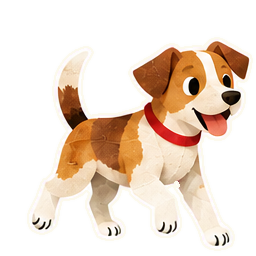
#> input picture assets/mascot/explorations/onboarding-design-review/act-2/variants/b/paper-run-frames/three-quarter-gait-v2/01.png, 256 x 256 px; its folder holds only this picture in this run
$ python -i gait_rig.py   (imports and definitions only)
#> lines starting #> are read from the running program, lines starting #| are printed output that depends on the picture; after the words box and inside, x2 and y2 are one past the last pixel; in counts of white or black regions, pixels touching at a corner belong together
"""Render a continuous diagonal-pair gait with fixed paper textures and bone lengths."""
from pathlib import Path
import math
import cv2
import numpy as np
from PIL import Image, ImageChops, ImageDraw, ImageFilter

ROOT = Path(__file__).resolve().parent


def build_frames():
    source = Image.open(ROOT / 'paper-run-frames/three-quarter-gait-v2/01.png').convert('RGBA')
#> source is the input picture: PIL image 256x256 RGBA; mean R, G, B, A 235.1, 217, 196.1, 110.1
    # Keep the existing head, torso, markings and tail. Replace the lower limbs.
    body_mask = Image.new('L', source.size)
#> body_mask: PIL image 256x256 L; every value is 0
    ImageDraw.Draw(body_mask).polygon([(0,0),(256,0),(256,144),(198,144),(192,160),(178,175),(161,175),(145,167),(125,174),(105,166),(92,160),(78,163),(57,165),(0,165)], fill=255)
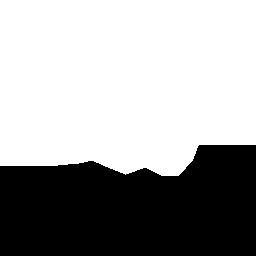
#> body_mask: PIL image 256x256 L; 63.5% white; 1 black region, box (x1, y1, x2, y2) and area: (0, 145, 256, 256) 23944
    body = source.copy()
    body.putalpha(ImageChops.multiply(source.getchannel('A'), body_mask))
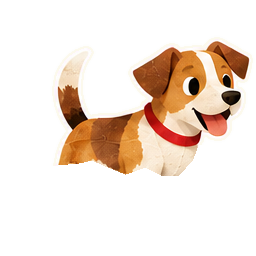
#> body: PIL image 256x256 RGBA; mean R, G, B, A 235.1, 217, 196.1, 70.2; transparent parts drawn white
#> (the run stopped early here; a loop or call above may not have finished)
